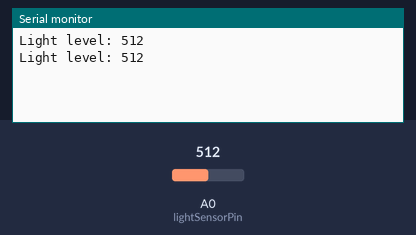
A sketch run on a simulated Arduino Uno, built with avr-gcc and run on an emulated ATmega328P. Parts: the last lines printed to the serial monitor. The test bench sets the inputs (shaded band); at power-on: A0 (lightSensorPin) = 512.

Above: at 1.8 s.
1.9 s: A0 (lightSensorPin) set to 716
At 2.8 s:
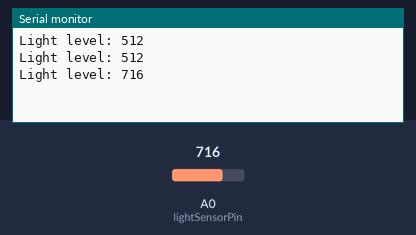
3.4 s: A0 (lightSensorPin) set to 900
At 4.5 s:
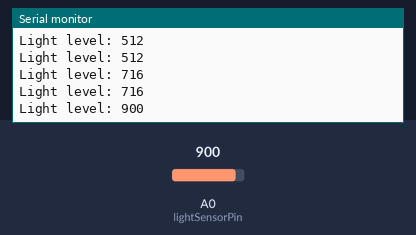
Timing chart, 0 to 6.4 s (numbered marks = the images above; inputs shaded):
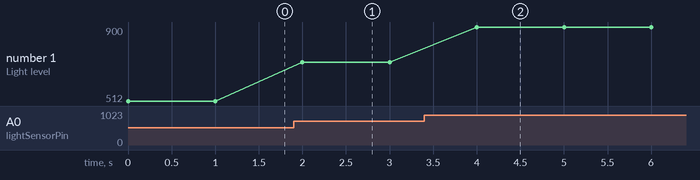

The sketch:

lightSensing.ino
```cpp
const int lightSensorPin = A0;

void setup() {
  Serial.begin(9600);
}

void loop() {
  int lightLevel = analogRead(lightSensorPin);
  Serial.print("Light level: ");
  Serial.println(lightLevel);
  delay(1000);
}
```

Measured:
- after the input at 1.9 s, the serial monitor: prints a new line after 0.10 s (image 1)
- after the input at 3.4 s, the serial monitor: prints a new line after 0.60 s (image 2)
- plotted number 1: 512 → 716 after the input at 1.9 s, 716 → 900 after the input at 3.4 s
